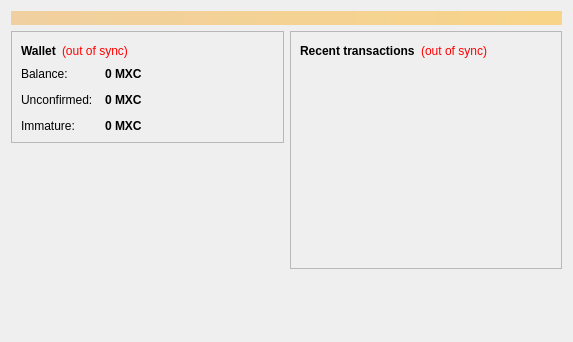
<?xml version="1.0" encoding="UTF-8"?>
<ui version="4.0">
 <class>OverviewPage</class>
 <widget class="QWidget" name="OverviewPage">
  <property name="geometry">
   <rect>
    <x>0</x>
    <y>0</y>
    <width>573</width>
    <height>342</height>
   </rect>
  </property>
  <property name="windowTitle">
   <string>Form</string>
  </property>
  <layout class="QVBoxLayout" name="topLayout">
   <item>
    <widget class="QLabel" name="labelAlerts">
     <property name="visible">
      <bool>false</bool>
     </property>
     <property name="styleSheet">
      <string notr="true">background-color: qlineargradient(x1: 0, y1: 0, x2: 1, y2: 0, stop:0 #F0D0A0, stop:1 #F8D488); color:#000000;</string>
     </property>
     <property name="wordWrap">
      <bool>true</bool>
     </property>
     <property name="margin">
      <number>3</number>
     </property>
    </widget>
   </item>
   <item>
    <layout class="QHBoxLayout" name="horizontalLayout" stretch="1,1">
     <item>
      <layout class="QVBoxLayout" name="verticalLayout_2">
       <item>
        <widget class="QFrame" name="frame">
         <property name="frameShape">
          <enum>QFrame::StyledPanel</enum>
         </property>
         <property name="frameShadow">
          <enum>QFrame::Raised</enum>
         </property>
         <layout class="QVBoxLayout" name="verticalLayout_4">
          <item>
           <layout class="QHBoxLayout" name="horizontalLayout_4">
            <item>
             <widget class="QLabel" name="label_5">
              <property name="font">
               <font>
                <weight>75</weight>
                <bold>true</bold>
               </font>
              </property>
              <property name="text">
               <string>Wallet</string>
              </property>
             </widget>
            </item>
            <item>
             <widget class="QLabel" name="labelWalletStatus">
              <property name="toolTip">
               <string>The displayed information may be out of date. Your wallet automatically synchronizes with the MoneyCoin network after a connection is established, but this process has not completed yet.</string>
              </property>
              <property name="styleSheet">
               <string notr="true">QLabel { color: red; }</string>
              </property>
              <property name="text">
               <string notr="true">(out of sync)</string>
              </property>
              <property name="alignment">
               <set>Qt::AlignLeading|Qt::AlignLeft|Qt::AlignVCenter</set>
              </property>
             </widget>
            </item>
            <item>
             <spacer name="horizontalSpacer_2">
              <property name="orientation">
               <enum>Qt::Horizontal</enum>
              </property>
              <property name="sizeHint" stdset="0">
               <size>
                <width>40</width>
                <height>20</height>
               </size>
              </property>
             </spacer>
            </item>
           </layout>
          </item>
          <item>
           <layout class="QFormLayout" name="formLayout_2">
            <property name="fieldGrowthPolicy">
             <enum>QFormLayout::AllNonFixedFieldsGrow</enum>
            </property>
            <property name="horizontalSpacing">
             <number>12</number>
            </property>
            <property name="verticalSpacing">
             <number>12</number>
            </property>
            <item row="0" column="0">
             <widget class="QLabel" name="label">
              <property name="text">
               <string>Balance:</string>
              </property>
             </widget>
            </item>
            <item row="0" column="1">
             <widget class="QLabel" name="labelBalance">
              <property name="font">
               <font>
                <weight>75</weight>
                <bold>true</bold>
               </font>
              </property>
              <property name="cursor">
               <cursorShape>IBeamCursor</cursorShape>
              </property>
              <property name="toolTip">
               <string>Your current balance</string>
              </property>
              <property name="text">
               <string notr="true">0 MXC</string>
              </property>
              <property name="textInteractionFlags">
               <set>Qt::LinksAccessibleByMouse|Qt::TextSelectableByKeyboard|Qt::TextSelectableByMouse</set>
              </property>
             </widget>
            </item>
            <item row="1" column="0">
             <widget class="QLabel" name="label_3">
              <property name="text">
               <string>Unconfirmed:</string>
              </property>
             </widget>
            </item>
            <item row="1" column="1">
             <widget class="QLabel" name="labelUnconfirmed">
              <property name="font">
               <font>
                <weight>75</weight>
                <bold>true</bold>
               </font>
              </property>
              <property name="cursor">
               <cursorShape>IBeamCursor</cursorShape>
              </property>
              <property name="toolTip">
               <string>Total of transactions that have yet to be confirmed, and do not yet count toward the current balance</string>
              </property>
              <property name="text">
               <string notr="true">0 MXC</string>
              </property>
              <property name="textInteractionFlags">
               <set>Qt::LinksAccessibleByMouse|Qt::TextSelectableByKeyboard|Qt::TextSelectableByMouse</set>
              </property>
             </widget>
            </item>
            <item row="2" column="0">
             <widget class="QLabel" name="labelImmatureText">
              <property name="text">
               <string>Immature:</string>
              </property>
             </widget>
            </item>
            <item row="2" column="1">
             <widget class="QLabel" name="labelImmature">
              <property name="font">
               <font>
                <weight>75</weight>
                <bold>true</bold>
               </font>
              </property>
              <property name="toolTip">
               <string>Mined balance that has not yet matured</string>
              </property>
              <property name="text">
               <string notr="true">0 MXC</string>
              </property>
              <property name="textInteractionFlags">
               <set>Qt::LinksAccessibleByMouse|Qt::TextSelectableByKeyboard|Qt::TextSelectableByMouse</set>
              </property>
             </widget>
            </item>
           </layout>
          </item>
         </layout>
        </widget>
       </item>
       <item>
        <spacer name="verticalSpacer">
         <property name="orientation">
          <enum>Qt::Vertical</enum>
         </property>
         <property name="sizeHint" stdset="0">
          <size>
           <width>20</width>
           <height>40</height>
          </size>
         </property>
        </spacer>
       </item>
      </layout>
     </item>
     <item>
      <layout class="QVBoxLayout" name="verticalLayout_3">
       <item>
        <widget class="QFrame" name="frame_2">
         <property name="frameShape">
          <enum>QFrame::StyledPanel</enum>
         </property>
         <property name="frameShadow">
          <enum>QFrame::Raised</enum>
         </property>
         <layout class="QVBoxLayout" name="verticalLayout">
          <item>
           <layout class="QHBoxLayout" name="horizontalLayout_2">
            <item>
             <widget class="QLabel" name="label_4">
              <property name="text">
               <string>&lt;b&gt;Recent transactions&lt;/b&gt;</string>
              </property>
             </widget>
            </item>
            <item>
             <widget class="QLabel" name="labelTransactionsStatus">
              <property name="toolTip">
               <string>The displayed information may be out of date. Your wallet automatically synchronizes with the MoneyCoin network after a connection is established, but this process has not completed yet.</string>
              </property>
              <property name="styleSheet">
               <string notr="true">QLabel { color: red; }</string>
              </property>
              <property name="text">
               <string notr="true">(out of sync)</string>
              </property>
              <property name="alignment">
               <set>Qt::AlignRight|Qt::AlignTrailing|Qt::AlignVCenter</set>
              </property>
             </widget>
            </item>
            <item>
             <spacer name="horizontalSpacer">
              <property name="orientation">
               <enum>Qt::Horizontal</enum>
              </property>
              <property name="sizeHint" stdset="0">
               <size>
                <width>40</width>
                <height>20</height>
               </size>
              </property>
             </spacer>
            </item>
           </layout>
          </item>
          <item>
           <widget class="QListView" name="listTransactions">
            <property name="styleSheet">
             <string notr="true">QListView { background: transparent; }</string>
            </property>
            <property name="frameShape">
             <enum>QFrame::NoFrame</enum>
            </property>
            <property name="verticalScrollBarPolicy">
             <enum>Qt::ScrollBarAlwaysOff</enum>
            </property>
            <property name="horizontalScrollBarPolicy">
             <enum>Qt::ScrollBarAlwaysOff</enum>
            </property>
            <property name="selectionMode">
             <enum>QAbstractItemView::NoSelection</enum>
            </property>
           </widget>
          </item>
         </layout>
        </widget>
       </item>
       <item>
        <spacer name="verticalSpacer_2">
         <property name="orientation">
          <enum>Qt::Vertical</enum>
         </property>
         <property name="sizeHint" stdset="0">
          <size>
           <width>20</width>
           <height>40</height>
          </size>
         </property>
        </spacer>
       </item>
      </layout>
     </item>
    </layout>
   </item>
  </layout>
 </widget>
 <resources/>
 <connections/>
</ui>
